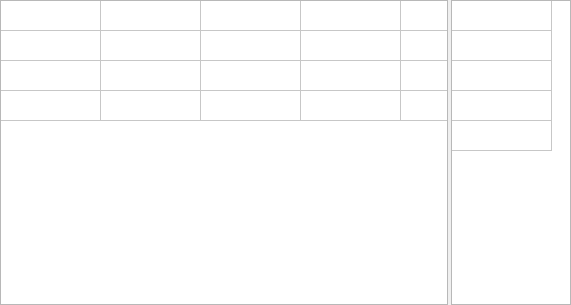
<?xml version="1.0" encoding="UTF-8"?>
<ui version="4.0">
 <class>GameBattleInfoWgt</class>
 <widget class="QWidget" name="GameBattleInfoWgt">
  <property name="geometry">
   <rect>
    <x>0</x>
    <y>0</y>
    <width>571</width>
    <height>305</height>
   </rect>
  </property>
  <property name="windowTitle">
   <string>GameBattleInfoWgt</string>
  </property>
  <layout class="QHBoxLayout" name="horizontalLayout">
   <property name="spacing">
    <number>3</number>
   </property>
   <property name="leftMargin">
    <number>0</number>
   </property>
   <property name="topMargin">
    <number>0</number>
   </property>
   <property name="rightMargin">
    <number>0</number>
   </property>
   <property name="bottomMargin">
    <number>0</number>
   </property>
   <item>
    <widget class="QTableWidget" name="tableWidget">
     <property name="verticalScrollBarPolicy">
      <enum>Qt::ScrollBarAlwaysOff</enum>
     </property>
     <property name="horizontalScrollBarPolicy">
      <enum>Qt::ScrollBarAlwaysOff</enum>
     </property>
     <attribute name="horizontalHeaderVisible">
      <bool>false</bool>
     </attribute>
     <attribute name="verticalHeaderVisible">
      <bool>false</bool>
     </attribute>
     <row>
      <property name="text">
       <string>新建行</string>
      </property>
     </row>
     <row>
      <property name="text">
       <string>新建行</string>
      </property>
     </row>
     <row>
      <property name="text">
       <string>新建行</string>
      </property>
     </row>
     <row>
      <property name="text">
       <string>新建行</string>
      </property>
     </row>
     <column>
      <property name="text">
       <string>新建列</string>
      </property>
     </column>
     <column>
      <property name="text">
       <string>新建列</string>
      </property>
     </column>
     <column>
      <property name="text">
       <string>新建列</string>
      </property>
     </column>
     <column>
      <property name="text">
       <string>新建列</string>
      </property>
     </column>
     <column>
      <property name="text">
       <string>新建列</string>
      </property>
     </column>
    </widget>
   </item>
   <item>
    <widget class="QTableWidget" name="tableWidget_2">
     <property name="maximumSize">
      <size>
       <width>120</width>
       <height>16777215</height>
      </size>
     </property>
     <property name="verticalScrollBarPolicy">
      <enum>Qt::ScrollBarAlwaysOff</enum>
     </property>
     <property name="horizontalScrollBarPolicy">
      <enum>Qt::ScrollBarAlwaysOff</enum>
     </property>
     <attribute name="horizontalHeaderVisible">
      <bool>false</bool>
     </attribute>
     <attribute name="verticalHeaderVisible">
      <bool>false</bool>
     </attribute>
     <row>
      <property name="text">
       <string>新建行</string>
      </property>
     </row>
     <row>
      <property name="text">
       <string>新建行</string>
      </property>
     </row>
     <row>
      <property name="text">
       <string>新建行</string>
      </property>
     </row>
     <row>
      <property name="text">
       <string>新建行</string>
      </property>
     </row>
     <row>
      <property name="text">
       <string>新建行</string>
      </property>
     </row>
     <column>
      <property name="text">
       <string>新建列</string>
      </property>
     </column>
    </widget>
   </item>
  </layout>
 </widget>
 <layoutdefault spacing="6" margin="11"/>
 <resources/>
 <connections/>
</ui>
